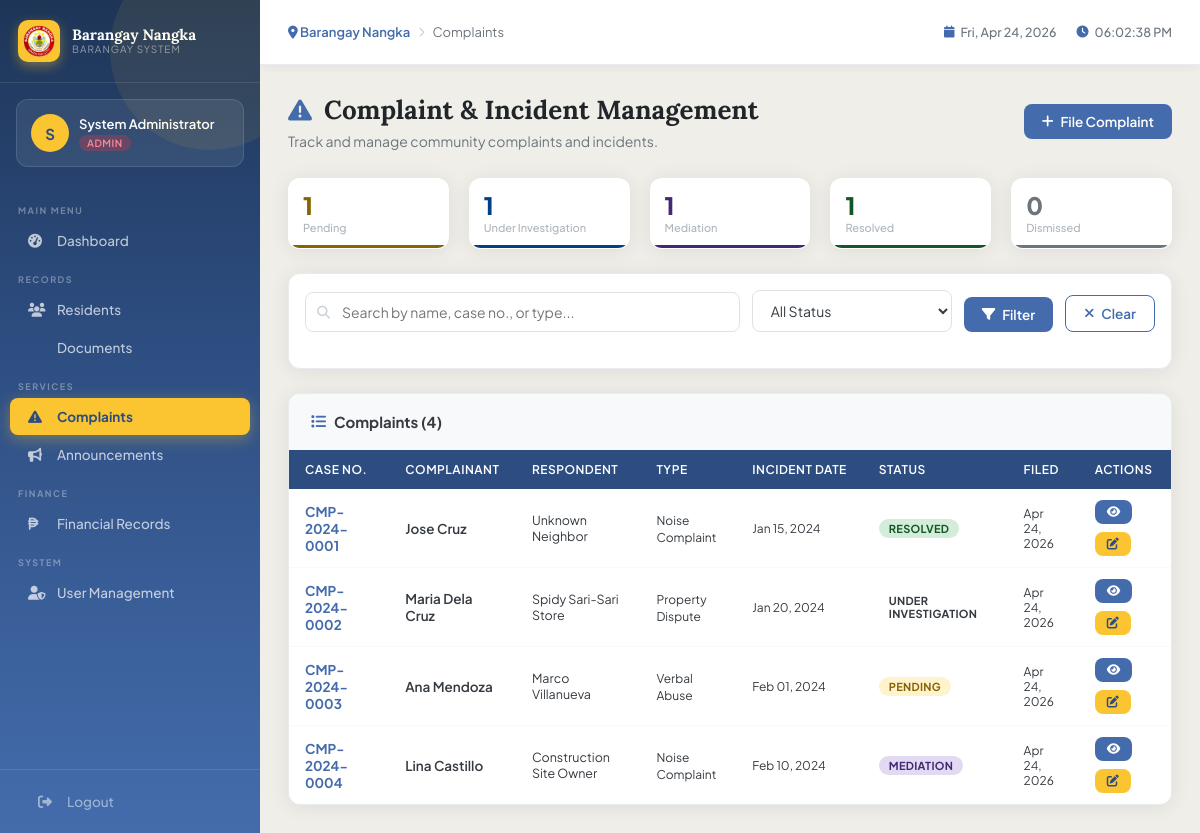
The app's page /modules/complaints/index.php (signed in) with its own data.
### tables this page shows
CREATE TABLE complaints (
    id INT AUTO_INCREMENT PRIMARY KEY,
    complaint_no VARCHAR(20) UNIQUE NOT NULL,
    complainant_id INT NOT NULL,
    respondent_name VARCHAR(100),
    respondent_address TEXT,
    complaint_type ENUM('Noise Complaint','Property Dispute','Physical Assault','Verbal Abuse','Theft','Vandalism','Domestic Violence','Others') NOT NULL,
    description TEXT NOT NULL,
    incident_date DATE,
    incident_location TEXT,
    status ENUM('Pending','Under Investigation','Mediation','Resolved','Dismissed','Escalated') DEFAULT 'Pending',
    assigned_to INT NULL,
    admin_notes TEXT,
    attachment VARCHAR(255),
    created_at TIMESTAMP DEFAULT CURRENT_TIMESTAMP,
    updated_at TIMESTAMP DEFAULT CURRENT_TIMESTAMP ON UPDATE CURRENT_TIMESTAMP,
    FOREIGN KEY (complainant_id) REFERENCES residents(id)
);

### includes/config.php (called while the page is built, shortened)
<?php
function isLoggedIn() {
    return isset($_SESSION['user_id']);
}
function hasRole($roles) {
    return in_array($_SESSION['role'], $roles);
}
function sanitize($data) {
    return htmlspecialchars(strip_tags(trim($data)));
}
?>

### modules/complaints/index.php (the view, shortened to what this page needs)
<?php
require_once '../../includes/config.php';
$search = sanitize($_GET['search'] ?? '');
$sql = "SELECT c.*, CONCAT(r.first_name,' ',r.last_name) as complainant_name FROM complaints c JOIN residents r ON c.complainant_id=r.id WHERE 1";
$params = [];
$sql .= " ORDER BY c.created_at DESC";
$stmt = $pdo->prepare($sql);
$stmt->execute($params);
$complaints = $stmt->fetchAll();
include '../../includes/header.php';
?>
<div class="page-header flex-between">
    <div>
        <h1><i class="fas fa-triangle-exclamation"></i> Complaint & Incident Management</h1>
        <p>Track and manage community complaints and incidents.</p>
    </div>
    <a href="add.php" class="btn btn-primary"><i class="fas fa-plus"></i> File Complaint</a>
</div>
<div class="stats-grid" style="grid-template-columns:repeat(5,1fr);margin-bottom:24px;">
    <?php
    $statuses_summary = [
        'Pending' => ['color'=>'#856404','bg'=>'#fff3cd'],
        'Under Investigation' => ['color'=>'#004085','bg'=>'#cce5ff'],
        'Mediation' => ['color'=>'#432874','bg'=>'#e2d9f3'],
        'Resolved' => ['color'=>'#155724','bg'=>'#d4edda'],
        'Dismissed' => ['color'=>'#6c757d','bg'=>'#e9ecef'],
    ];
    foreach ($statuses_summary as $stat => $style):
        $cnt = $pdo->prepare("SELECT COUNT(*) FROM complaints WHERE status=?");
        $cnt->execute([$stat]);
        $c = $cnt->fetchColumn();
    ?>
    <div class="stat-card" style="--card-color:<?= $style['color'] ?>;--card-bg:<?= $style['bg'] ?>;padding:14px;">
        <div class="stat-info">
            <div class="stat-value" style="font-size:24px;color:<?= $style['color'] ?>;"><?= $c ?></div>
            <div class="stat-label" style="font-size:11px;"><?= $stat ?></div>
        </div>
    </div>
    <?php endforeach; ?>
</div>
<div class="card mb-3">
    <div class="card-body" style="padding:16px;">
        <form method="GET" class="filter-bar">
            <div class="search-wrap" style="flex:2;">
                <i class="fas fa-search"></i>
                <input type="text" name="search" placeholder="Search by name, case no., or type..." value="<?= htmlspecialchars($search) ?>">
            </div>
            <select name="status" style="width:200px;">
                <option value="">All Status</option>
            </select>
            <button type="submit" class="btn btn-primary"><i class="fas fa-filter"></i> Filter</button>
            <a href="index.php" class="btn btn-outline"><i class="fas fa-times"></i> Clear</a>
        </form>
    </div>
</div>
<div class="card">
    <div class="card-header">
        <h3><i class="fas fa-list"></i> Complaints (<?= count($complaints) ?>)</h3>
    </div>
    <div class="card-body" style="padding:0;">
        <div class="table-wrap">
            <table class="data-table">
                <thead>
                    <tr>
                        <th>Case No.</th>
                        <th>Complainant</th>
                        <th>Respondent</th>
                        <th>Type</th>
                        <th>Incident Date</th>
                        <th>Status</th>
                        <th>Filed</th>
                        <th>Actions</th>
                    </tr>
                </thead>
                <tbody>
                    <?php foreach ($complaints as $cmp): ?>
                    <tr>
                        <td><strong style="color:var(--blue);"><?= $cmp['complaint_no'] ?></strong></td>
                        <td style="font-weight:600;"><?= htmlspecialchars($cmp['complainant_name']) ?></td>
                        <td style="font-size:12.5px;"><?= htmlspecialchars($cmp['respondent_name'] ?: 'Unknown') ?></td>
                        <td><span style="font-size:12px;"><?= $cmp['complaint_type'] ?></span></td>
                        <td style="font-size:12px;"><?= $cmp['incident_date'] ? date('M d, Y', strtotime($cmp['incident_date'])) : 'N/A' ?></td>
                        <td>
                            <span class="badge badge-<?= strtolower(str_replace(' ','-',$cmp['status'])) ?>">
                                <?= $cmp['status'] ?>
                            </span>
                        </td>
                        <td style="font-size:12px;"><?= date('M d, Y', strtotime($cmp['created_at'])) ?></td>
                        <td>
                            <div class="btn-group">
                                <button onclick="openModal('viewCmp<?= $cmp['id'] ?>')" class="btn btn-sm btn-primary"><i class="fas fa-eye"></i></button>
                                <?php if (hasRole(['admin','secretary','captain'])): ?>
                                <button onclick="openModal('updCmp<?= $cmp['id'] ?>')" class="btn btn-sm btn-gold"><i class="fas fa-edit"></i></button>
                                <?php endif; ?>
                            </div>
                        </td>
                    </tr>
                    <?php endforeach; ?>
                </tbody>
            </table>
        </div>
    </div>
</div>
<?php include '../../includes/footer.php'; ?>

### records on screen
complaints: complaint_no "CMP-2024-0001", complainant_name "Jose Cruz", respondent_name "Unknown Neighbor", complaint_type "Noise Complaint", incident_date "Jan 15, 2024", status "RESOLVED", created_at "Apr 24, 2026"
complaints: complaint_no "CMP-2024-0002", complainant_name "Maria Dela Cruz", respondent_name "Spidy Sari-Sari Store", complaint_type "Property Dispute", incident_date "Jan 20, 2024", status "UNDER INVESTIGATION", created_at "Apr 24, 2026"
complaints: complaint_no "CMP-2024-0003", complainant_name "Ana Mendoza", respondent_name "Marco Villanueva", complaint_type "Verbal Abuse", incident_date "Feb 01, 2024", status "PENDING", created_at "Apr 24, 2026"
complaints: complaint_no "CMP-2024-0004", complainant_name "Lina Castillo", respondent_name "Construction Site Owner", complaint_type "Noise Complaint", incident_date "Feb 10, 2024", status "MEDIATION", created_at "Apr 24, 2026"

### other values on screen
substr($_SESSION['full_name'] ?? 'A', 0, 1) "S"
$_SESSION['full_name'] "System Administrator"
$_SESSION['role'] "ADMIN"
$page_title "Complaints"
$c "1"
$stat "Pending"
$stat "Under Investigation"
$stat "Mediation"
$stat "Resolved"
$c "0"
$stat "Dismissed"
count($complaints) "4"
